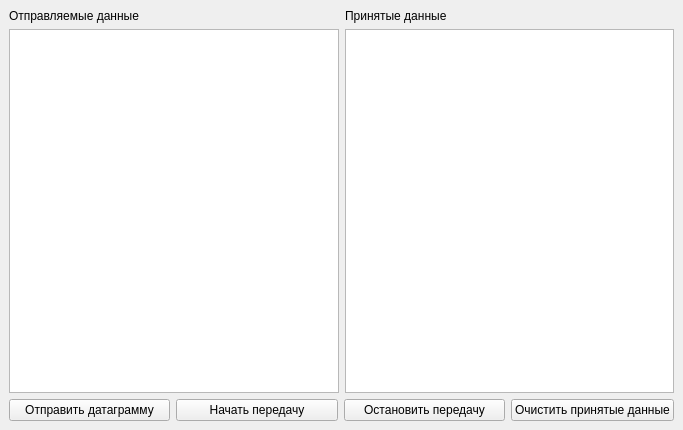
<?xml version="1.0" encoding="UTF-8"?>
<ui version="4.0">
 <class>MainWindow</class>
 <widget class="QMainWindow" name="MainWindow">
  <property name="geometry">
   <rect>
    <x>0</x>
    <y>0</y>
    <width>683</width>
    <height>430</height>
   </rect>
  </property>
  <property name="windowTitle">
   <string>К занятию &quot;Работа с сетью. UDP клиент&quot;</string>
  </property>
  <widget class="QWidget" name="centralwidget">
   <layout class="QGridLayout" name="gridLayout">
    <item row="0" column="0">
     <widget class="QLabel" name="lb_sendingData">
      <property name="text">
       <string>Отправляемые данные</string>
      </property>
     </widget>
    </item>
    <item row="0" column="1">
     <widget class="QLabel" name="lb_receiveData">
      <property name="text">
       <string>Принятые данные</string>
      </property>
      <property name="alignment">
       <set>Qt::AlignmentFlag::AlignLeading|Qt::AlignmentFlag::AlignLeft|Qt::AlignmentFlag::AlignVCenter</set>
      </property>
     </widget>
    </item>
    <item row="1" column="0">
     <widget class="QTextEdit" name="te_sendText"/>
    </item>
    <item row="1" column="1">
     <widget class="QTextEdit" name="te_result"/>
    </item>
    <item row="2" column="0" colspan="2">
     <layout class="QHBoxLayout" name="horizontalLayout">
      <item>
       <widget class="QPushButton" name="pb_sendDatagram">
        <property name="text">
         <string>Отправить датаграмму</string>
        </property>
       </widget>
      </item>
      <item>
       <widget class="QPushButton" name="pb_start">
        <property name="text">
         <string>Начать передачу</string>
        </property>
       </widget>
      </item>
      <item>
       <widget class="QPushButton" name="pb_stop">
        <property name="text">
         <string>Остановить передачу</string>
        </property>
       </widget>
      </item>
      <item>
       <widget class="QPushButton" name="pb_clear">
        <property name="text">
         <string>Очистить принятые данные</string>
        </property>
       </widget>
      </item>
     </layout>
    </item>
   </layout>
  </widget>
 </widget>
 <resources/>
 <connections>
  <connection>
   <sender>pb_clear</sender>
   <signal>clicked()</signal>
   <receiver>te_result</receiver>
   <slot>clear()</slot>
   <hints>
    <hint type="sourcelabel">
     <x>472</x>
     <y>402</y>
    </hint>
    <hint type="destinationlabel">
     <x>423</x>
     <y>126</y>
    </hint>
   </hints>
  </connection>
 </connections>
</ui>
